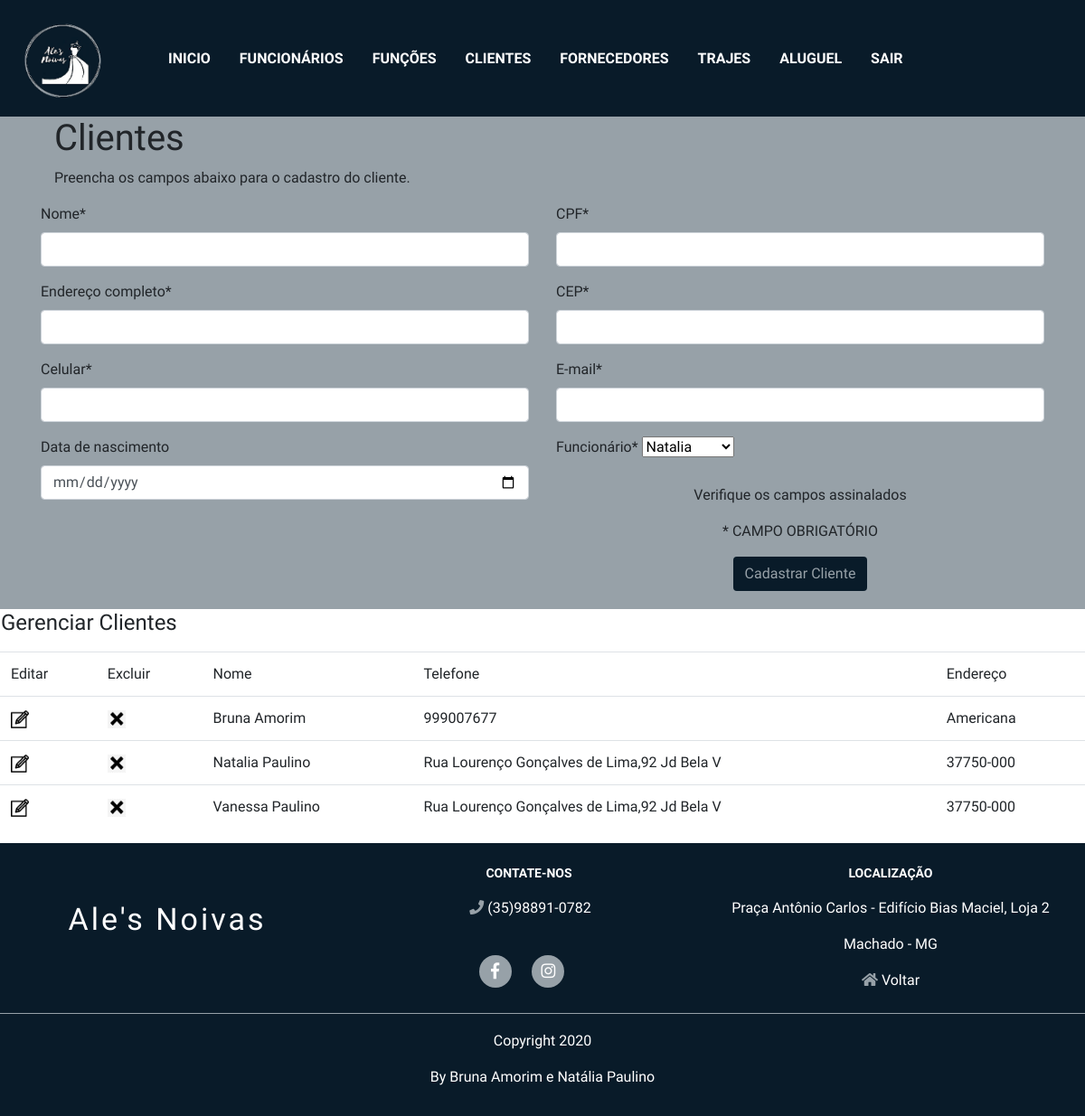
The app's page /cliente.php (signed in) with its own data.
### tables this page shows
CREATE TABLE IF NOT EXISTS `clientes` (
  `idClientes` int(11) NOT NULL AUTO_INCREMENT,
  `nome` varchar(200) NOT NULL,
  `endereco` varchar(150) NOT NULL,
  `telefone` varchar(45) NOT NULL,
  `dataNascimento` date NOT NULL,
  `cpf` varchar(20) NOT NULL,
  `cep` varchar(45) DEFAULT NULL,
  `email` varchar(45) DEFAULT NULL,
  `Funcionarios_idFuncionario` int(11) NOT NULL,
  PRIMARY KEY (`idClientes`),
  KEY `fk_Clientes_Funcionarios_idx` (`Funcionarios_idFuncionario`),
  CONSTRAINT `fk_Clientes_Funcionarios` FOREIGN KEY (`Funcionarios_idFuncionario`) REFERENCES `funcionarios` (`idFuncionario`) ON DELETE NO ACTION ON UPDATE NO ACTION
);

### funcoesbd.php (the view, shortened to what this page needs)
<!DOCTYPE html>
<html lang="pt-br">
<head>
	<link rel="stylesheet" href="css/bootstrap.css">
	<link rel="stylesheet" href="css/all.css">
	<link rel="stylesheet" href="css/estilo.css">
<?php
function lista_clientes_bd($conn){
	$comando = "Select *
				From clientes
				order by nome";
	$resultado = mysqli_query($conn,$comando);
	while($dados = mysqli_fetch_array($resultado)){
				$idClientes = $dados["idClientes"];
				echo '
				<tr class="tr">
				<td class="td">'.'<a href="edita_clientes.php?idClientes='.$idClientes.'"><img src="imagens/editar.png" alt="Consultar" title="Clique para editar os dados" width="20" height="20"></a>'.'</td>
				<td class="td">'. '<a href="confirmaCliente.php?idClientes='.$idClientes.'"><img src="imagens/excluir.png" alt="Excluir"
				<img src="imagens/excluir.png" alt="Excluir"
				title="Clique para excluir os dados" width="20"
				height="20"></a>'.'</td>
				<td class="td">'.$dados["nome"].'</td>
				<td class="td">'.$dados["telefone"].'</td>
				<td class="td">'.$dados["endereco"].'</td>
				</tr>';
				}
				}
?>

### css/estilo.css (style rules this page uses)
body { font-family: Ubuntu, arial, sans-serif; }

### records on screen
clientes: nome "Bruna Amorim", telefone "999007677", endereco "Americana"
clientes: nome "Natalia Paulino", telefone "Rua Lourenço Gonçalves de Lima,92 Jd Bela V", endereco "37750-000"
clientes: nome "Vanessa Paulino", telefone "Rua Lourenço Gonçalves de Lima,92 Jd Bela V", endereco "37750-000"

### other values on screen
form field funcionario "Natalia"
